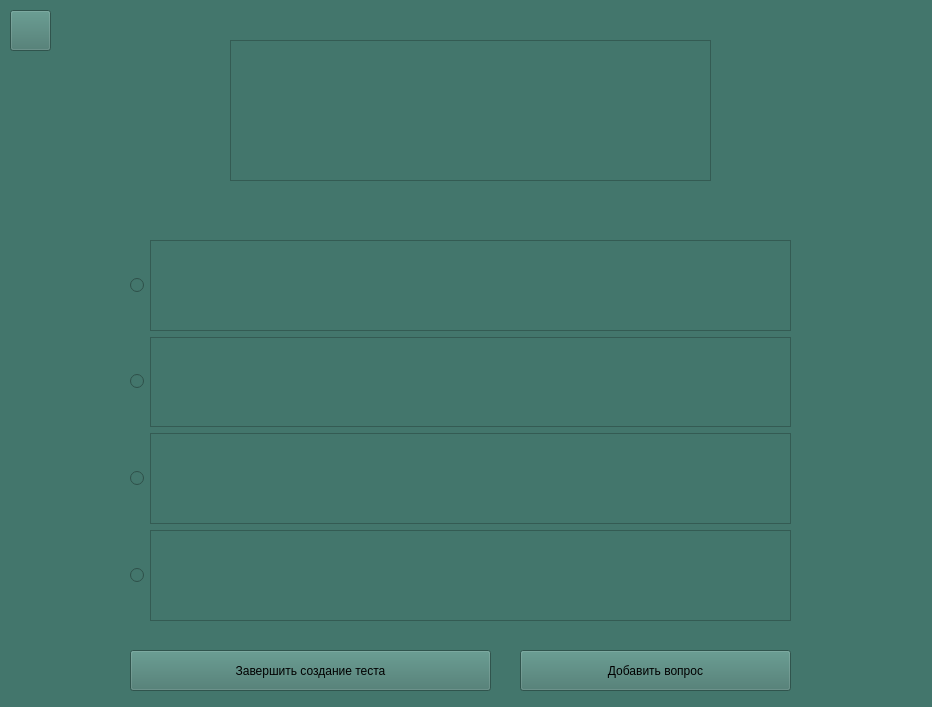
<?xml version="1.0" encoding="UTF-8"?>
<ui version="4.0">
 <class>Form</class>
 <widget class="QWidget" name="Form">
  <property name="geometry">
   <rect>
    <x>0</x>
    <y>0</y>
    <width>932</width>
    <height>707</height>
   </rect>
  </property>
  <property name="minimumSize">
   <size>
    <width>932</width>
    <height>707</height>
   </size>
  </property>
  <property name="maximumSize">
   <size>
    <width>932</width>
    <height>707</height>
   </size>
  </property>
  <property name="windowTitle">
   <string>Form</string>
  </property>
  <property name="styleSheet">
   <string notr="true">background-color: #43766C</string>
  </property>
  <widget class="QTextEdit" name="questionText">
   <property name="geometry">
    <rect>
     <x>230</x>
     <y>40</y>
     <width>481</width>
     <height>141</height>
    </rect>
   </property>
   <property name="styleSheet">
    <string notr="true">background-color: #F8FAE5;
font: 13pt &quot;MS Sans Serif&quot;;
color: #B19470;
font-weight: 600;
border-radius: 8px;
border: 2px solid #B19470;
margin-top: 0px;
outline: 0px;
hover: { background-color: red };
pressed: { background-color: rgb(0, 255, 0)}</string>
   </property>
   <property name="sizeAdjustPolicy">
    <enum>QAbstractScrollArea::AdjustIgnored</enum>
   </property>
   <property name="readOnly">
    <bool>false</bool>
   </property>
   <property name="html">
    <string>&lt;!DOCTYPE HTML PUBLIC &quot;-//W3C//DTD HTML 4.0//EN&quot; &quot;http://www.w3.org/TR/REC-html40/strict.dtd&quot;&gt;
&lt;html&gt;&lt;head&gt;&lt;meta name=&quot;qrichtext&quot; content=&quot;1&quot; /&gt;&lt;style type=&quot;text/css&quot;&gt;
p, li { white-space: pre-wrap; }
&lt;/style&gt;&lt;/head&gt;&lt;body style=&quot; font-family:'MS Sans Serif'; font-size:13pt; font-weight:600; font-style:normal;&quot;&gt;
&lt;p style=&quot;-qt-paragraph-type:empty; margin-top:0px; margin-bottom:0px; margin-left:0px; margin-right:0px; -qt-block-indent:0; text-indent:0px;&quot;&gt;&lt;br /&gt;&lt;/p&gt;&lt;/body&gt;&lt;/html&gt;</string>
   </property>
  </widget>
  <widget class="QWidget" name="layoutWidget">
   <property name="geometry">
    <rect>
     <x>130</x>
     <y>240</y>
     <width>661</width>
     <height>381</height>
    </rect>
   </property>
   <layout class="QGridLayout" name="gridLayout">
    <item row="1" column="0">
     <widget class="QRadioButton" name="radioButton_2">
      <property name="text">
       <string/>
      </property>
      <attribute name="buttonGroup">
       <string notr="true">buttonGroup</string>
      </attribute>
     </widget>
    </item>
    <item row="3" column="1">
     <widget class="QTextEdit" name="textEdit_4">
      <property name="styleSheet">
       <string notr="true">background-color: #F8FAE5;
font: 13pt &quot;MS Sans Serif&quot;;
color: #B19470;
font-weight: 600;
border-radius: 8px;
border: 2px solid #B19470;
margin-top: 0px;
outline: 0px;
hover: { background-color: red };
pressed: { background-color: rgb(0, 255, 0)}</string>
      </property>
      <property name="readOnly">
       <bool>false</bool>
      </property>
      <property name="html">
       <string>&lt;!DOCTYPE HTML PUBLIC &quot;-//W3C//DTD HTML 4.0//EN&quot; &quot;http://www.w3.org/TR/REC-html40/strict.dtd&quot;&gt;
&lt;html&gt;&lt;head&gt;&lt;meta name=&quot;qrichtext&quot; content=&quot;1&quot; /&gt;&lt;style type=&quot;text/css&quot;&gt;
p, li { white-space: pre-wrap; }
&lt;/style&gt;&lt;/head&gt;&lt;body style=&quot; font-family:'MS Sans Serif'; font-size:13pt; font-weight:600; font-style:normal;&quot;&gt;
&lt;p style=&quot;-qt-paragraph-type:empty; margin-top:0px; margin-bottom:0px; margin-left:0px; margin-right:0px; -qt-block-indent:0; text-indent:0px;&quot;&gt;&lt;br /&gt;&lt;/p&gt;&lt;/body&gt;&lt;/html&gt;</string>
      </property>
     </widget>
    </item>
    <item row="0" column="0">
     <widget class="QRadioButton" name="radioButton_1">
      <property name="text">
       <string/>
      </property>
      <attribute name="buttonGroup">
       <string notr="true">buttonGroup</string>
      </attribute>
     </widget>
    </item>
    <item row="2" column="1">
     <widget class="QTextEdit" name="textEdit_3">
      <property name="styleSheet">
       <string notr="true">background-color: #F8FAE5;
font: 13pt &quot;MS Sans Serif&quot;;
color: #B19470;
font-weight: 600;
border-radius: 8px;
border: 2px solid #B19470;
margin-top: 0px;
outline: 0px;
hover: { background-color: red };
pressed: { background-color: rgb(0, 255, 0)}</string>
      </property>
      <property name="readOnly">
       <bool>false</bool>
      </property>
      <property name="html">
       <string>&lt;!DOCTYPE HTML PUBLIC &quot;-//W3C//DTD HTML 4.0//EN&quot; &quot;http://www.w3.org/TR/REC-html40/strict.dtd&quot;&gt;
&lt;html&gt;&lt;head&gt;&lt;meta name=&quot;qrichtext&quot; content=&quot;1&quot; /&gt;&lt;style type=&quot;text/css&quot;&gt;
p, li { white-space: pre-wrap; }
&lt;/style&gt;&lt;/head&gt;&lt;body style=&quot; font-family:'MS Sans Serif'; font-size:13pt; font-weight:600; font-style:normal;&quot;&gt;
&lt;p style=&quot;-qt-paragraph-type:empty; margin-top:0px; margin-bottom:0px; margin-left:0px; margin-right:0px; -qt-block-indent:0; text-indent:0px;&quot;&gt;&lt;br /&gt;&lt;/p&gt;&lt;/body&gt;&lt;/html&gt;</string>
      </property>
     </widget>
    </item>
    <item row="3" column="0">
     <widget class="QRadioButton" name="radioButton_4">
      <property name="text">
       <string/>
      </property>
      <attribute name="buttonGroup">
       <string notr="true">buttonGroup</string>
      </attribute>
     </widget>
    </item>
    <item row="2" column="0">
     <widget class="QRadioButton" name="radioButton_3">
      <property name="text">
       <string/>
      </property>
      <attribute name="buttonGroup">
       <string notr="true">buttonGroup</string>
      </attribute>
     </widget>
    </item>
    <item row="0" column="1">
     <widget class="QTextEdit" name="textEdit_1">
      <property name="styleSheet">
       <string notr="true">background-color: #F8FAE5;
font: 13pt &quot;MS Sans Serif&quot;;
color: #B19470;
font-weight: 600;
border-radius: 8px;
border: 2px solid #B19470;
margin-top: 0px;
outline: 0px;
hover: { background-color: red };
pressed: { background-color: rgb(0, 255, 0)}</string>
      </property>
      <property name="readOnly">
       <bool>false</bool>
      </property>
      <property name="html">
       <string>&lt;!DOCTYPE HTML PUBLIC &quot;-//W3C//DTD HTML 4.0//EN&quot; &quot;http://www.w3.org/TR/REC-html40/strict.dtd&quot;&gt;
&lt;html&gt;&lt;head&gt;&lt;meta name=&quot;qrichtext&quot; content=&quot;1&quot; /&gt;&lt;style type=&quot;text/css&quot;&gt;
p, li { white-space: pre-wrap; }
&lt;/style&gt;&lt;/head&gt;&lt;body style=&quot; font-family:'MS Sans Serif'; font-size:13pt; font-weight:600; font-style:normal;&quot;&gt;
&lt;p style=&quot;-qt-paragraph-type:empty; margin-top:0px; margin-bottom:0px; margin-left:0px; margin-right:0px; -qt-block-indent:0; text-indent:0px;&quot;&gt;&lt;br /&gt;&lt;/p&gt;&lt;/body&gt;&lt;/html&gt;</string>
      </property>
     </widget>
    </item>
    <item row="1" column="1">
     <widget class="QTextEdit" name="textEdit_2">
      <property name="styleSheet">
       <string notr="true">background-color: #F8FAE5;
font: 13pt &quot;MS Sans Serif&quot;;
color: #B19470;
font-weight: 600;
border-radius: 8px;
border: 2px solid #B19470;
margin-top: 0px;
outline: 0px;
hover: { background-color: red };
pressed: { background-color: rgb(0, 255, 0)}</string>
      </property>
      <property name="readOnly">
       <bool>false</bool>
      </property>
      <property name="html">
       <string>&lt;!DOCTYPE HTML PUBLIC &quot;-//W3C//DTD HTML 4.0//EN&quot; &quot;http://www.w3.org/TR/REC-html40/strict.dtd&quot;&gt;
&lt;html&gt;&lt;head&gt;&lt;meta name=&quot;qrichtext&quot; content=&quot;1&quot; /&gt;&lt;style type=&quot;text/css&quot;&gt;
p, li { white-space: pre-wrap; }
&lt;/style&gt;&lt;/head&gt;&lt;body style=&quot; font-family:'MS Sans Serif'; font-size:13pt; font-weight:600; font-style:normal;&quot;&gt;
&lt;p style=&quot;-qt-paragraph-type:empty; margin-top:0px; margin-bottom:0px; margin-left:0px; margin-right:0px; -qt-block-indent:0; text-indent:0px;&quot;&gt;&lt;br /&gt;&lt;/p&gt;&lt;/body&gt;&lt;/html&gt;</string>
      </property>
     </widget>
    </item>
   </layout>
  </widget>
  <widget class="QPushButton" name="backBtn">
   <property name="geometry">
    <rect>
     <x>10</x>
     <y>10</y>
     <width>41</width>
     <height>41</height>
    </rect>
   </property>
   <property name="styleSheet">
    <string notr="true">background-color: #F8FAE5;
font: 13pt &quot;MS Sans Serif&quot;;
color: #B19470;
font-weight: 600;
border-radius: 8px;
border: 2px solid #B19470;
padding: 5px 15px;
margin-top: 0px;
outline: 0px;
hover: { background-color: red };
pressed: { background-color: rgb(0, 255, 0)}</string>
   </property>
   <property name="text">
    <string/>
   </property>
   <property name="icon">
    <iconset>
     <normaloff>../pictures/icon6.png</normaloff>../pictures/icon6.png</iconset>
   </property>
  </widget>
  <widget class="QLabel" name="messageLabel">
   <property name="geometry">
    <rect>
     <x>10</x>
     <y>190</y>
     <width>911</width>
     <height>41</height>
    </rect>
   </property>
   <property name="styleSheet">
    <string notr="true">background-color: rgb 0, 0, 0;
font: 13pt;
color: #8B0000;
font-weight: 600;
padding: 5px 15px;
margin-top: 0px;
outline: 0px;</string>
   </property>
   <property name="text">
    <string/>
   </property>
   <property name="alignment">
    <set>Qt::AlignCenter</set>
   </property>
  </widget>
  <widget class="QPushButton" name="pushButton">
   <property name="geometry">
    <rect>
     <x>130</x>
     <y>650</y>
     <width>361</width>
     <height>41</height>
    </rect>
   </property>
   <property name="styleSheet">
    <string notr="true">background-color: #F8FAE5;
font: 13pt &quot;MS Sans Serif&quot;;
color: #B19470;
font-weight: 600;
border-radius: 8px;
border: 2px solid #B19470;
margin-top: 0px;
outline: 0px;
hover: { background-color: red };
pressed: { background-color: rgb(0, 255, 0)}</string>
   </property>
   <property name="text">
    <string>Завершить создание теста</string>
   </property>
  </widget>
  <widget class="QPushButton" name="pushButton_2">
   <property name="geometry">
    <rect>
     <x>520</x>
     <y>650</y>
     <width>271</width>
     <height>41</height>
    </rect>
   </property>
   <property name="styleSheet">
    <string notr="true">background-color: #F8FAE5;
font: 13pt &quot;MS Sans Serif&quot;;
color: #B19470;
font-weight: 600;
border-radius: 8px;
border: 2px solid #B19470;
margin-top: 0px;
outline: 0px;
hover: { background-color: red };
pressed: { background-color: rgb(0, 255, 0)}</string>
   </property>
   <property name="text">
    <string>Добавить вопрос</string>
   </property>
  </widget>
 </widget>
 <resources/>
 <connections/>
 <buttongroups>
  <buttongroup name="buttonGroup"/>
 </buttongroups>
</ui>
